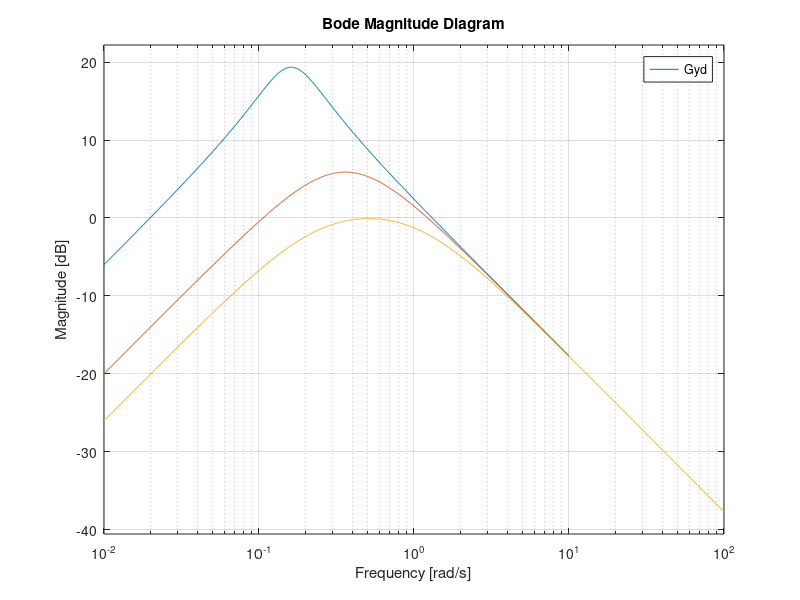
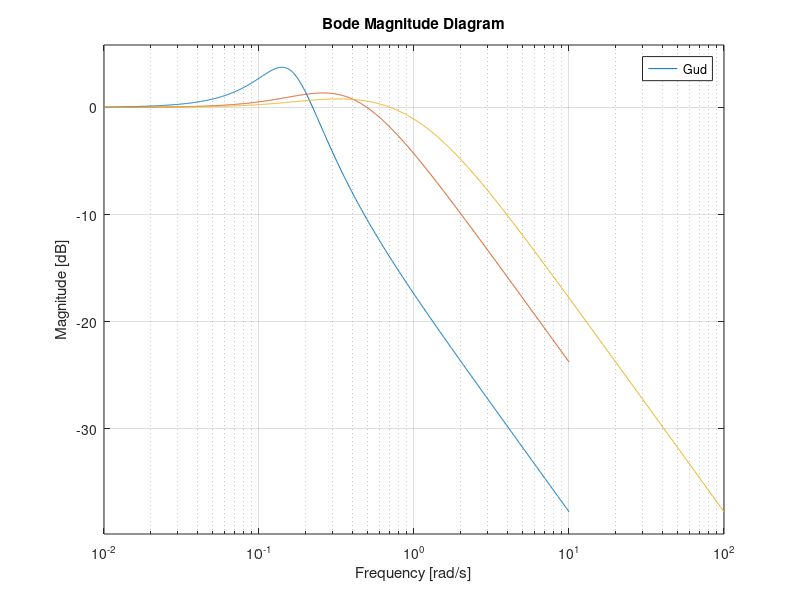
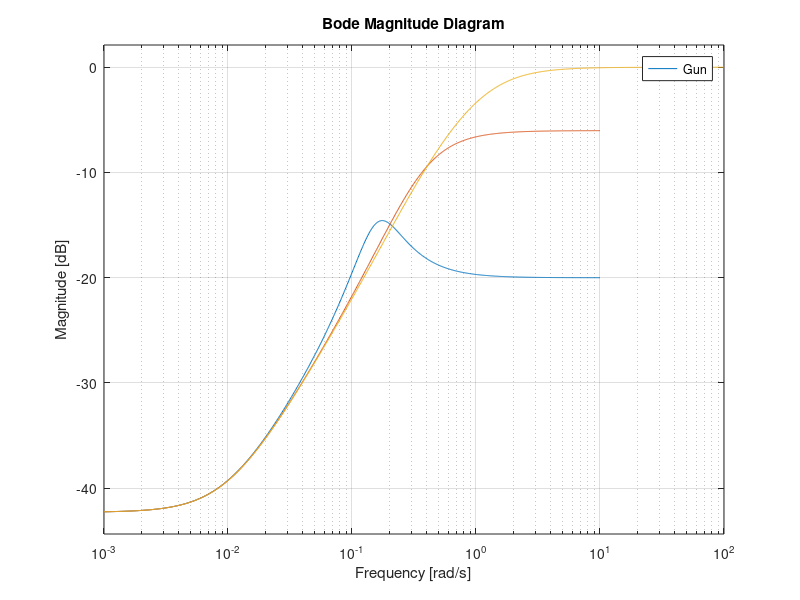

The MATLAB script that drew these images, in order:
clear all
close all
s=tf('s'); P= 1.3/(s+0.01); K= [0.1, 0.5, 1];
for k=1:3,
    C= K(k)*(s+0.2)/s; Gyd= feedback(P,C);Gud=-feedback(P*C,1);Gun=-feedback(C,P);
    figure(1)
    bodemag(Gyd); hold on;
    figure(2)
    bodemag(Gud); hold on;
    figure(3)
    bodemag(Gun); hold on;
end;